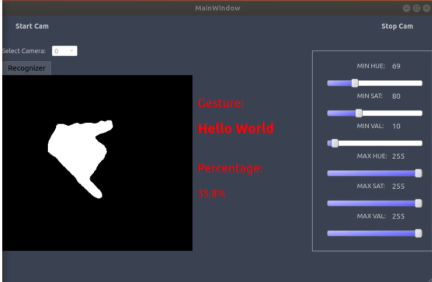
#> input picture GestureImages/1.png, 432 x 282 px, given in place of the camera
$ python track.py   (older library calls are emulated)
#> lines starting #> are read from the running program, lines starting #| are printed output that depends on the picture
import cv2
import numpy as np
import math
from pynput.mouse import Button,Controller
#import matplotlib.pyplot as plt
#import wx
mouse = Controller()
#app=wx.App(False)
#(sx,sy)=wx.GetDisplaySize()
(sx,sy)=(1600,900)
(camx,camy)=(320,400)
def nothing(x):
    pass
cv2.namedWindow('image')
cv2.createTrackbar('hl','image',0,255,nothing)
cv2.createTrackbar('sl','image',0,255,nothing)
cv2.createTrackbar('vl','image',0,255,nothing)
cv2.createTrackbar('hh','image',0,255,nothing)
cv2.createTrackbar('sh','image',0,255,nothing)
cv2.createTrackbar('vh','image',0,255,nothing)
cv2.createTrackbar('max','image',0,1000,nothing)
cv2.createTrackbar('ON/OFF','image',0,1,nothing)


cv2.setTrackbarPos('hl','image',39)
cv2.setTrackbarPos('sl','image',55)
cv2.setTrackbarPos('vl','image',85)

cv2.setTrackbarPos('hh','image',72)
cv2.setTrackbarPos('sh','image',144)
cv2.setTrackbarPos('vh','image',255)

cv2.setTrackbarPos('max','image',250)


pinchFlag=0
def get_frame(cap, scaling_factor):

#> called with scaling_factor = 0.5
    ret, frame = cap.read()
#> frame is the input picture: shape (282, 432, 3); mean B, G, R 69.6, 58.4, 55.3

    frame = cv2.resize(frame, None, fx=scaling_factor,
            fy=scaling_factor, interpolation=cv2.INTER_AREA)
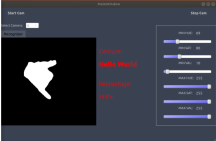
#> frame: shape (141, 216, 3); mean B, G, R 69.7, 58.5, 55.3

    return frame

if __name__=='__main__':
    cap = cv2.VideoCapture(1)
    scaling_factor = 0.5


    while True:
        hl = cv2.getTrackbarPos('hl','image')
        sl=cv2.getTrackbarPos('sl','image')
        vl =cv2.getTrackbarPos('vl','image')
        hh=cv2.getTrackbarPos('hh','image')
        sh=cv2.getTrackbarPos('sh','image')
        vh=cv2.getTrackbarPos('vh','image')
        maxar=cv2.getTrackbarPos('max','image')
        btn=cv2.getTrackbarPos('ON/OFF','image')

        fontface = cv2.FONT_HERSHEY_SIMPLEX
        fontscale = 3
        fontcolor = (0, 0, 255)

        frame = get_frame(cap, scaling_factor)
        frame = cv2.resize(frame,(320,400))
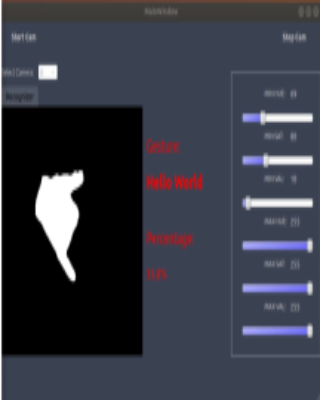
#> frame: shape (400, 320, 3); mean B, G, R 69.6, 58.5, 55.3


        hsv = cv2.cvtColor(frame, cv2.COLOR_BGR2HSV)
#> hsv: shape (400, 320, 3); mean H, S, V 76.8, 52.4, 71.3
        g = cv2.cvtColor(frame, cv2.COLOR_BGR2GRAY)
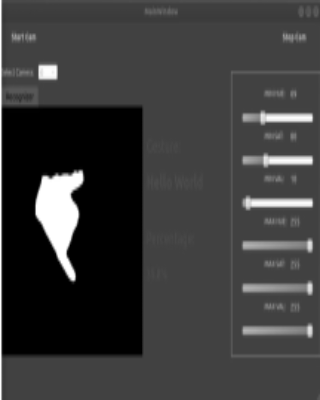
#> g: shape (400, 320); min 0, max 255, mean 58.6

        lower = np.array([hl,sl,vl])
        upper = np.array([hh,sh,vh])
        mask = cv2.inRange(hsv, lower, upper)
#> mask: shape (400, 320); every value is 0
        res = cv2.bitwise_and(frame, frame, mask=mask)
#> res: shape (400, 320, 3); every value is 0
        res2 = cv2.medianBlur(res, 5)
        gray = cv2.cvtColor(res2,cv2.COLOR_BGR2GRAY)
        blur = cv2.GaussianBlur(gray,(5,5),0)
        ret,thresh = cv2.threshold(blur,127,255,cv2.THRESH_BINARY+cv2.THRESH_OTSU)
#> ret = 0
        im2, conts, hierarchy = cv2.findContours(thresh.copy(),cv2.RETR_TREE,cv2.CHAIN_APPROX_NONE)
#> conts = []
        if btn==1:
            try:
                if(len(conts)==2):
                    try:
                        if(pinchFlag==1):
                            pinchFlag=0
                            mouse.release(Button.left)
                        x1,y1,w1,h1=cv2.boundingRect(conts[0])
                        x2,y2,w2,h2=cv2.boundingRect(conts[1])
                        cv2.rectangle(frame,(x1,y1),(x1+w1,y1+h1),(255,0,0),2)
                        cv2.rectangle(frame,(x2,y2),(x2+w2,y2+h2),(255,0,0),2)
                        cx1=x1+w1/2
                        cy1=y1+h1/2
                        cx2=x2+w2/2
                        cy2=y2+h2/2
                        cx=int((cx1+cx2)/2)
                        cy=int((cy1+cy2)/2)
                        cv2.line(frame, (int(cx1),int(cy1)),(int(cx2),int(cy2)),(255,0,0),2)
                        cv2.circle(frame, (cx,cy),2,(0,0,255),2)
                        mouseLoc=(int(sx-(cx*sx/camx)), int(cy*sy/camy))
                        mouse.position=mouseLoc
                        while mouse.position!=mouseLoc:
                            pass
                    except:
                        pass
                elif(len(conts)==1):
                    try:
                        x,y,w,h=cv2.boundingRect(conts[0])
                        if(pinchFlag==0):
                            pinchFlag=1
                            mouse.press(Button.left)
                        cv2.rectangle(frame,(x,y),(x+w,y+h),(255,0,0),2)
                        cx=int(x+w/2)
                        cy=int(y+h/2)
                        cv2.circle(frame,(cx,cy),int((w+h)/4),(0,0,255),2)
                        mouseLoc=(int(sx-(cx*sx/camx)), int(cy*sy/camy))
                        mouse.position=mouseLoc
                        while mouse.position!=mouseLoc:
                            pass
                    except:
                        pass
            except:
                pass


        #cv2.imshow('Original image', thresh)
        #cv2.imshow('HSV', hsv)
        #cv2.imshow('Blur', mask)
        cv2.imshow('image', frame)


        c = cv2.waitKey(5)
#> (key Esc is pressed here)
        if c == 27:
            break

cv2.destroyAllWindows()

$ run again, on GestureImages/2.png
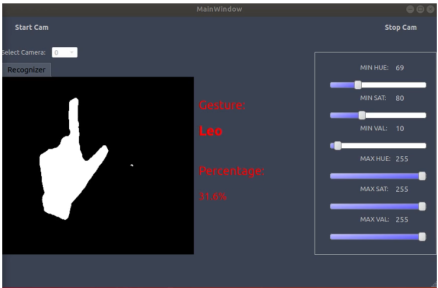
#> input picture GestureImages/2.png, 438 x 288 px, given in place of the camera
#> in get_frame, frame is the input picture: shape (288, 438, 3); mean B, G, R 74.2, 63, 59.3
#> `frame = cv2.resize(frame,(320,400))`:
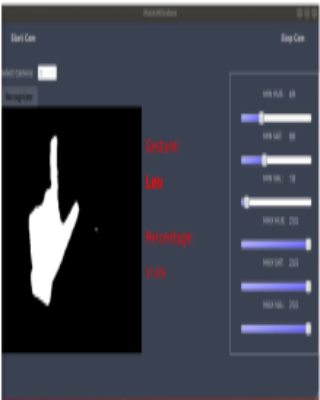
#> frame: shape (400, 320, 3); mean B, G, R 74.2, 63, 59.3
#> hsv: shape (400, 320, 3); mean H, S, V 77.3, 50.7, 75.2
#> `g = cv2.cvtColor(frame, cv2.COLOR_BGR2GRAY)`:
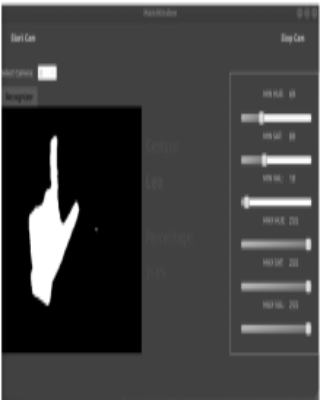
#> g: shape (400, 320); min 0, max 255, mean 63
#> mask: shape (400, 320); every value is 0
#> res: shape (400, 320, 3); every value is 0
#> ret = 0
#> conts = []

$ run again, on GestureImages/4.png
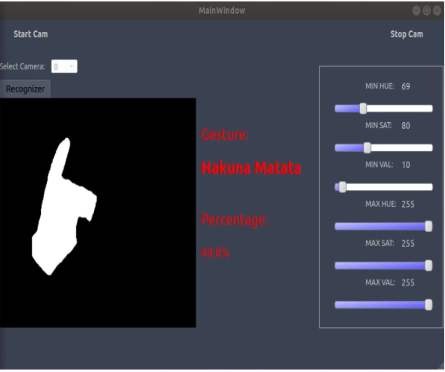
#> input picture GestureImages/4.png, 445 x 372 px, given in place of the camera
#> in get_frame, frame is the input picture: shape (372, 445, 3); mean B, G, R 71.9, 60.7, 57.5
#> `frame = cv2.resize(frame,(320,400))`:
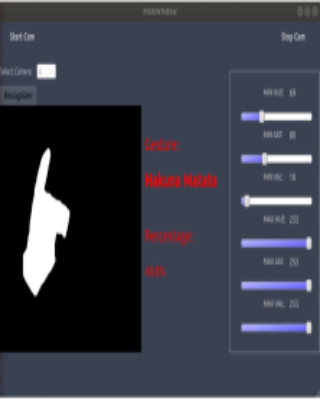
#> frame: shape (400, 320, 3); mean B, G, R 71.5, 60.3, 57.1
#> hsv: shape (400, 320, 3); mean H, S, V 77, 52.4, 73.1
#> `g = cv2.cvtColor(frame, cv2.COLOR_BGR2GRAY)`:
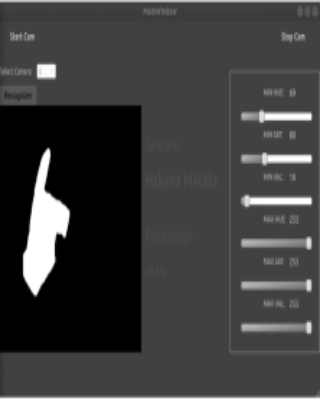
#> g: shape (400, 320); min 0, max 255, mean 60.4
#> mask: shape (400, 320); every value is 0
#> res: shape (400, 320, 3); every value is 0
#> ret = 0
#> conts = []
